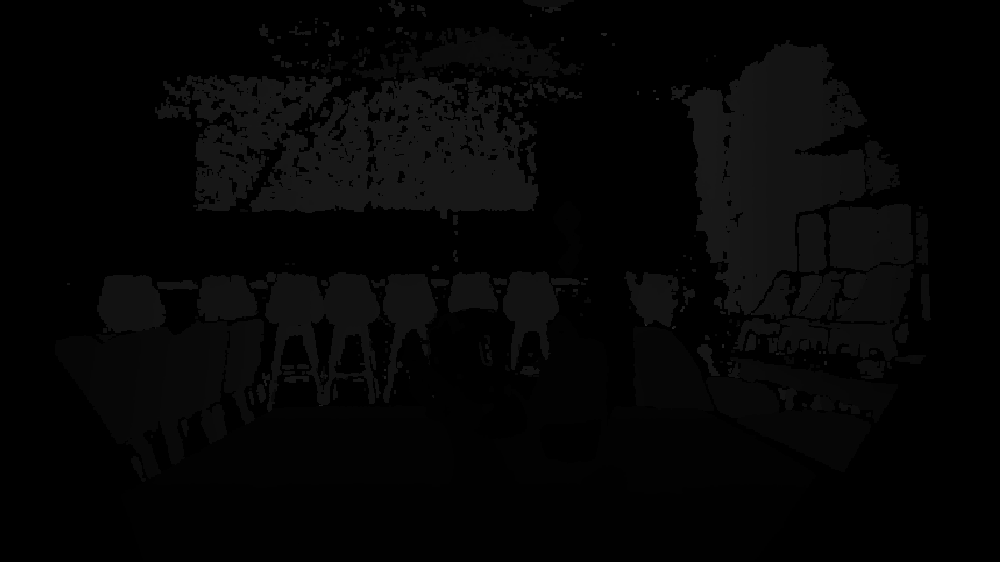
#> input picture multi_metal/scene1/depth/00000.png, 1000 x 562 px, shrunk from 1920 x 1080 before the run; its folder holds only this picture in this run
$ python view_depth_png.py multi_metal/scene1/depth/00000.png -d multi_metal/scene1/depth
#> lines starting #> are read from the running program, lines starting #| are printed output that depends on the picture; after the words box and inside, x2 and y2 are one past the last pixel; in counts of white or black regions, pixels touching at a corner belong together
# -*- coding: utf-8 -*-
"""
查看 capture_femto_bolt_benchmark.py 保存的 16 位单通道深度 PNG（uint16）。

用法（在 conda activate orbbec-benchmark 下）:
  python view_depth_png.py                    # 默认使用脚本同目录下的 depth 文件夹
  python view_depth_png.py depth/00001.png   # 指定文件
  python view_depth_png.py --dir depth       # 指定目录（按数字序浏览）

按键:
  n         下一张
  p         上一张
  r         重新加载当前文件
  + / -     调整伪彩色对比度（收窄/放宽有效深度的分位区间）
  q / ESC   退出
  点击窗口关闭按钮  立即结束进程（与 q 相同）

依赖: numpy, opencv-python（与采集脚本同一 conda 环境即可）
"""

from __future__ import annotations

import argparse
import os
import re
import sys
from typing import List, Optional, Tuple

import cv2
import numpy as np


# [13 lines left out: function _list_depth_pngs, not called in this run]


def _load_depth_u16(path: str) -> Optional[np.ndarray]:
#> called with path = 'multi_metal/scene1/depth/00000.png'
    img = cv2.imread(path, cv2.IMREAD_UNCHANGED)
#> img is the input picture: shape (562, 1000) uint16; min 0, max 11522, mean 1340.5
#| [信息] multi_metal/scene1/depth/00000.png
#|        形状 (562, 1000), dtype=uint16, 有效像素 252845/562000
#|        min=339, max=11522, median=2481.0
    if img is None:
        print(f"[错误] 无法读取: {path}", file=sys.stderr)
        return None
    if img.ndim == 3:
        print("[警告] 图像为多通道，将只取第一通道作为深度。", file=sys.stderr)
        img = img[:, :, 0]
    if img.dtype != np.uint16:
        print(f"[提示] 数据类型为 {img.dtype}，将转为 uint16 显示（可能有截断）。")
        img = np.clip(img, 0, 65535).astype(np.uint16)
    return img


def _depth_to_vis_bgr(
    depth_u16: np.ndarray,
    lo_pct: float,
    hi_pct: float,
) -> np.ndarray:
    """有效深度 >0 的分位数拉伸后伪彩色（与采集脚本预览思路一致）。"""
#> called with lo_pct = 5, hi_pct = 95
    v = depth_u16.astype(np.float32)
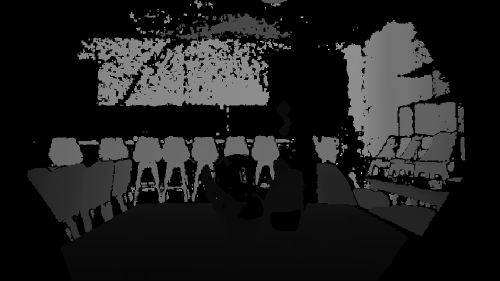
#> v: shape (562, 1000) float32 (shown at 1/2 size); min 0, max 11522, mean 1340.5; drawn with min black and max white
    mask = v > 0
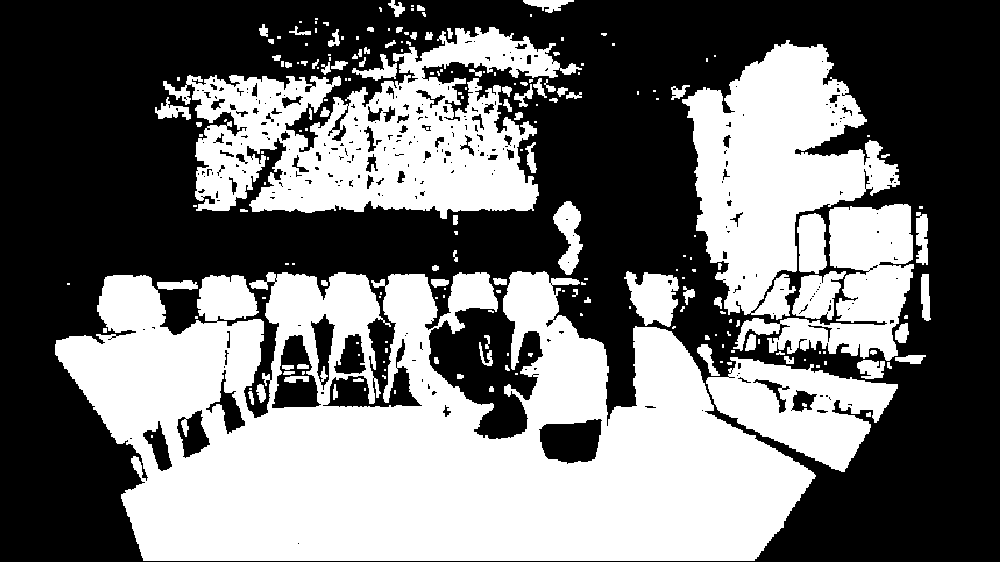
#> mask: shape (562, 1000) bool; 45% white; 213 white regions (119 under 20 px), largest, box (x1, y1, x2, y2) and area: (55, 271, 816, 561) 143771, (163, 27, 582, 219) 39558, (682, 40, 900, 320) 31095
    if not np.any(mask):
        h, w = depth_u16.shape[:2]
        return np.zeros((h, w, 3), dtype=np.uint8)
    vals = v[mask]
    lo = float(np.percentile(vals, lo_pct))
#> lo = 400
    hi = float(np.percentile(vals, hi_pct))
#> hi = 6321
    if hi <= lo:
        hi = lo + 1.0
    u8 = np.zeros_like(v, dtype=np.uint8)
    u8[mask] = np.clip((v[mask] - lo) / (hi - lo) * 255.0, 0, 255).astype(np.uint8)
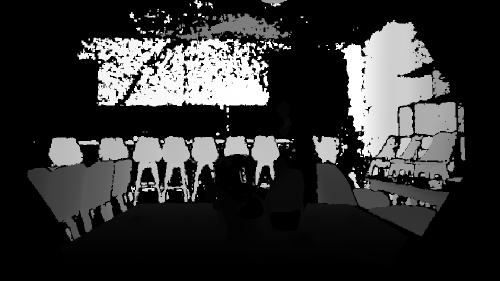
#> u8: shape (562, 1000) (shown at 1/2 size); min 0, max 255, mean 49.7
    return cv2.applyColorMap(u8, cv2.COLORMAP_JET)
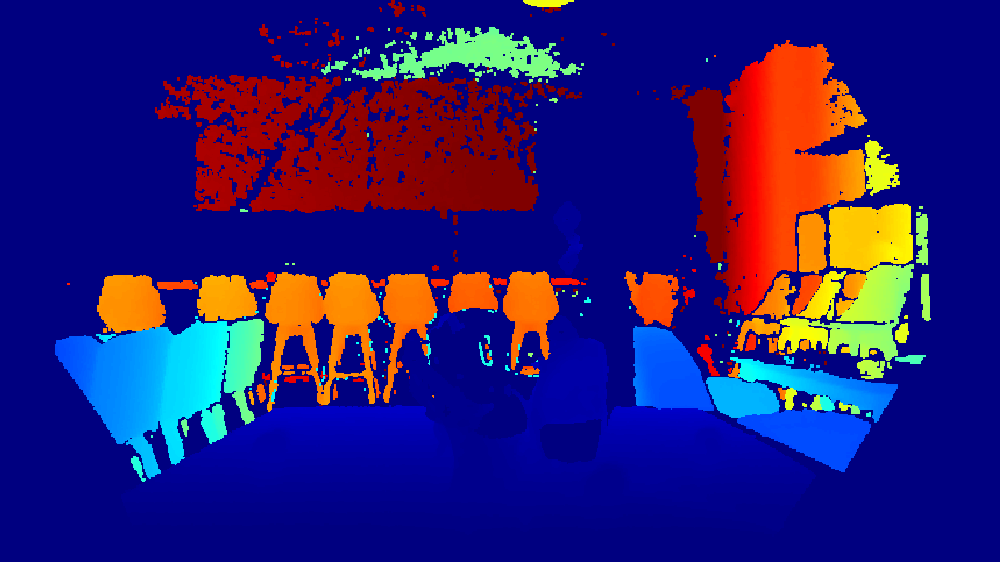
#> returned value: shape (562, 1000, 3); mean of channels 0, 1, 2 114.2, 27.9, 42.9; drawn as B, G, R


def _window_was_closed(win: str) -> bool:
    """
    检测用户是否已关闭 HighGUI 窗口（点击 X）。
    关闭后 getWindowProperty 一般为 -1，或抛出 cv2.error。
    """
    try:
        v = cv2.getWindowProperty(win, cv2.WND_PROP_VISIBLE)
    except cv2.error:
        return True
    # 窗口已销毁时一般为 -1；可见时 >= 0。仅用 <0 判断关闭，避免把最小化(0)当成退出。
    return float(v) < 0


def _print_stats(path: str, depth: np.ndarray) -> None:
    valid = depth[depth > 0]
    print(
        f"[信息] {path}\n"
        f"       形状 {depth.shape}, dtype={depth.dtype}, "
        f"有效像素 {valid.size}/{depth.size}"
    )
    if valid.size:
        print(
            f"       min={int(valid.min())}, max={int(valid.max())}, "
            f"median={float(np.median(valid)):.1f}"
        )
    else:
        print("       （无大于 0 的深度值）")


def main() -> None:
    root = os.path.abspath(os.path.dirname(__file__))
    ap = argparse.ArgumentParser(description="查看 16 位深度 PNG")
    ap.add_argument(
        "path",
        nargs="?",
        default=None,
        help="深度 PNG 路径；省略则打开 --dir 中按数字排序的第一张",
    )
    ap.add_argument(
        "--dir",
        "-d",
        default=None,
        help="深度图目录（默认: 脚本目录下的 depth）",
    )
    args = ap.parse_args()

    depth_dir = os.path.normpath(
        args.dir if args.dir is not None else os.path.join(root, "output-test\depth")
    )

    files: List[str] = []
    idx = 0

    if args.path:
        one = os.path.abspath(args.path)
        if not os.path.isfile(one):
            print(f"[错误] 文件不存在: {one}", file=sys.stderr)
            sys.exit(1)
        # 若该文件所在目录与 depth_dir 一致，则加载整目录便于 n/p 切换
        if os.path.normpath(os.path.dirname(one)) == os.path.normpath(depth_dir):
            files = _list_depth_pngs(depth_dir)
            if one in files:
                idx = files.index(one)
            else:
                files = [one]
                idx = 0
        else:
            files = [one]
            idx = 0
    else:
        files = _list_depth_pngs(depth_dir)
        if not files:
            print(f"[错误] 目录中无 00000.png 形式的 PNG: {depth_dir}", file=sys.stderr)
            sys.exit(1)

    lo_pct, hi_pct = 5.0, 95.0
    win = "Depth viewer (16-bit PNG, pseudo color)"
    cv2.namedWindow(win, cv2.WINDOW_NORMAL)

    while 0 <= idx < len(files):
        path = files[idx]
        depth = _load_depth_u16(path)
        if depth is None:
            idx += 1
            continue
        _print_stats(path, depth)
        vis = _depth_to_vis_bgr(depth, lo_pct, hi_pct)
        cv2.imshow(win, vis)
        print(
            f"[信息] 伪彩色分位数: {lo_pct:.0f}%～{hi_pct:.0f}%（+/- 调整对比度，r 重载当前文件）"
        )

        while True:
            if _window_was_closed(win):
                print("[信息] 检测到窗口已关闭，退出。")
                cv2.destroyAllWindows()
                return
            _wk = cv2.waitKeyEx if hasattr(cv2, "waitKeyEx") else cv2.waitKey
            k = _wk(30)
#> (key q is pressed here)
            if _window_was_closed(win):
                print("[信息] 检测到窗口已关闭，退出。")
                cv2.destroyAllWindows()
                return
            if k == -1:
                continue
            lo = k & 0xFF
            if lo in (ord("q"), ord("Q")) or k == 27:
                cv2.destroyAllWindows()
                return
            if lo in (ord("n"), ord("N")):
                if idx < len(files) - 1:
                    idx += 1
                    break
                print("[提示] 已是最后一张。")
            if lo in (ord("p"), ord("P")):
                if idx > 0:
                    idx -= 1
                    break
                print("[提示] 已是第一张。")
            if lo in (ord("r"), ord("R")):
                break
            if lo in (ord("+"), ord("=")):
                # 收窄分位区间 → 拉伸中间细节，观感上对比度增强
                lo_pct = min(45.0, lo_pct + 1.0)
                hi_pct = max(55.0, hi_pct - 1.0)
                if hi_pct <= lo_pct + 1.0:
                    hi_pct = lo_pct + 2.0
                vis = _depth_to_vis_bgr(depth, lo_pct, hi_pct)
                cv2.imshow(win, vis)
            elif lo in (ord("-"), ord("_")):
                lo_pct = max(0.0, lo_pct - 1.0)
                hi_pct = min(100.0, hi_pct + 1.0)
                if hi_pct <= lo_pct + 1.0:
                    hi_pct = lo_pct + 2.0
                vis = _depth_to_vis_bgr(depth, lo_pct, hi_pct)
                cv2.imshow(win, vis)

    cv2.destroyAllWindows()


if __name__ == "__main__":
    main()

$ run again, on multi_metal/scene1/depth/00032.png
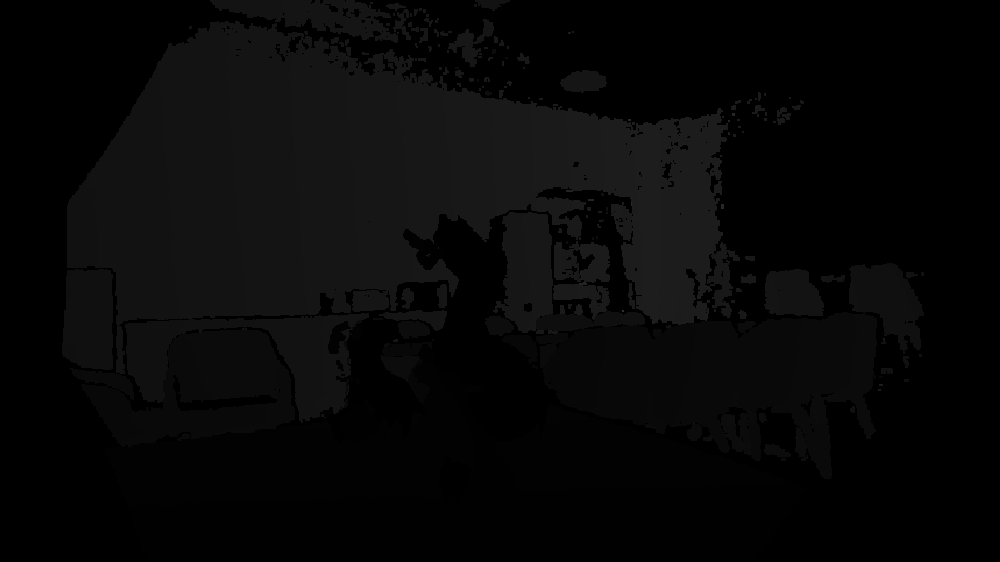
#> input picture multi_metal/scene1/depth/00032.png, 1000 x 562 px, shrunk from 1920 x 1080 before the run
#> in _load_depth_u16, img is the input picture: shape (562, 1000) uint16; min 0, max 12165, mean 1958.6
#| [信息] multi_metal/scene1/depth/00032.png
#|        形状 (562, 1000), dtype=uint16, 有效像素 304220/562000
#|        min=362, max=12165, median=4369.0
#> in _depth_to_vis_bgr, `mask = v > 0`:
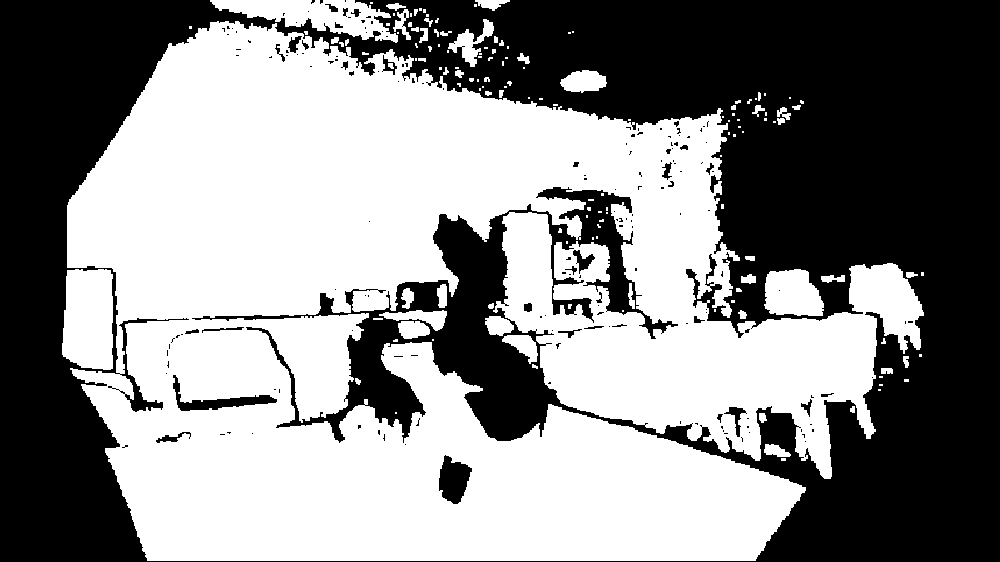
#> mask: shape (562, 1000) bool; 54.1% white; 175 black regions (142 under 20 px), largest, box (x1, y1, x2, y2) and area: (0, 0, 1000, 562) 253306, (439, 455, 472, 504) 1061, (173, 375, 277, 411) 956
#> lo = 424
#> hi = 7222
#> in _depth_to_vis_bgr, `return cv2.applyColorMap(u8, cv2.COLORMAP_JET)`:
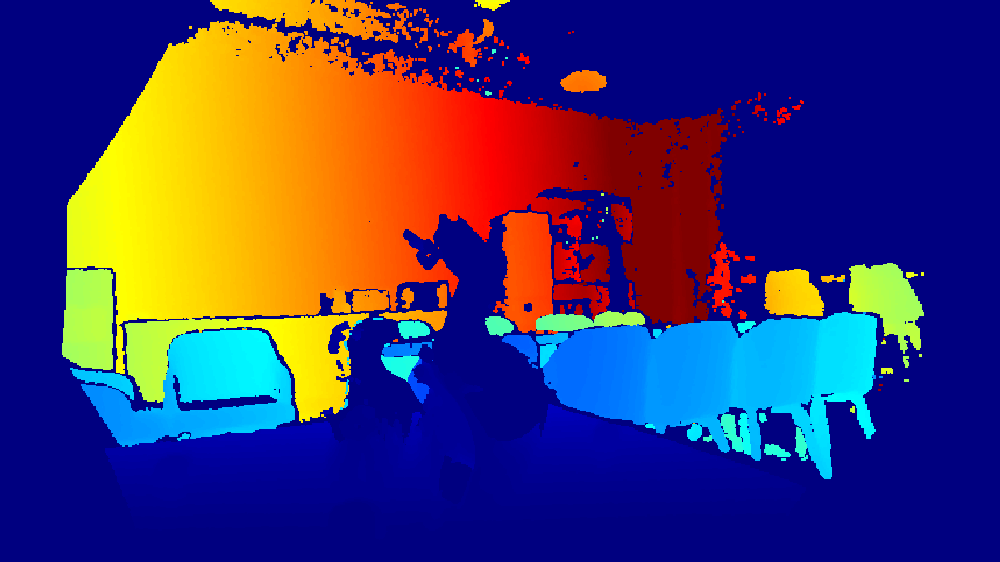
#> returned value: shape (562, 1000, 3); mean of channels 0, 1, 2 105.7, 55.9, 67.6; drawn as B, G, R

$ run again, on multi_metal/scene1/depth/00050.png
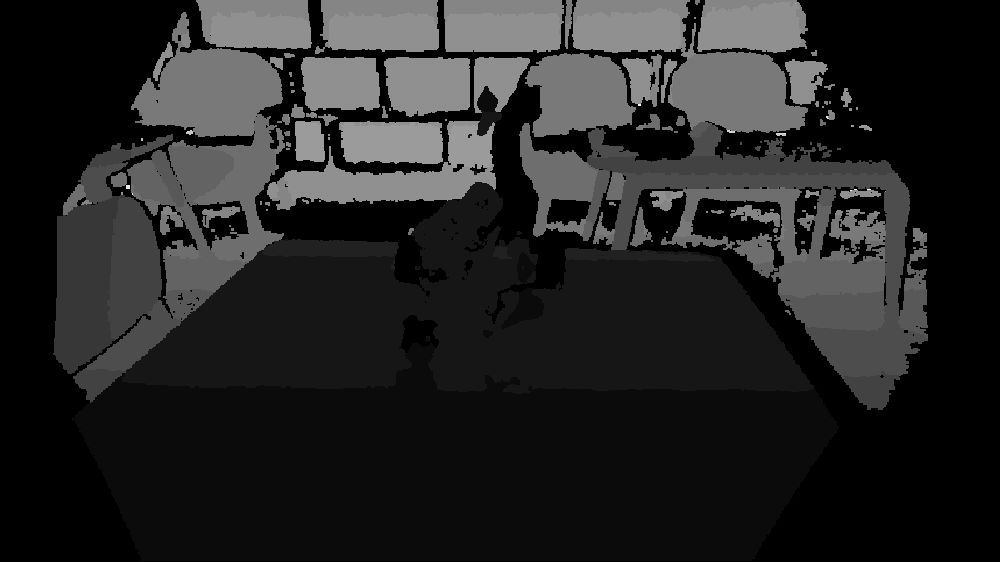
#> input picture multi_metal/scene1/depth/00050.png, 1000 x 562 px, shrunk from 1920 x 1080 before the run
#> in _load_depth_u16, img is the input picture: shape (562, 1000) uint16; min 0, max 6045, mean 953.5
#| [信息] multi_metal/scene1/depth/00050.png
#|        形状 (562, 1000), dtype=uint16, 有效像素 362482/562000
#|        min=339, max=6045, median=650.0
#> in _depth_to_vis_bgr, `mask = v > 0`:
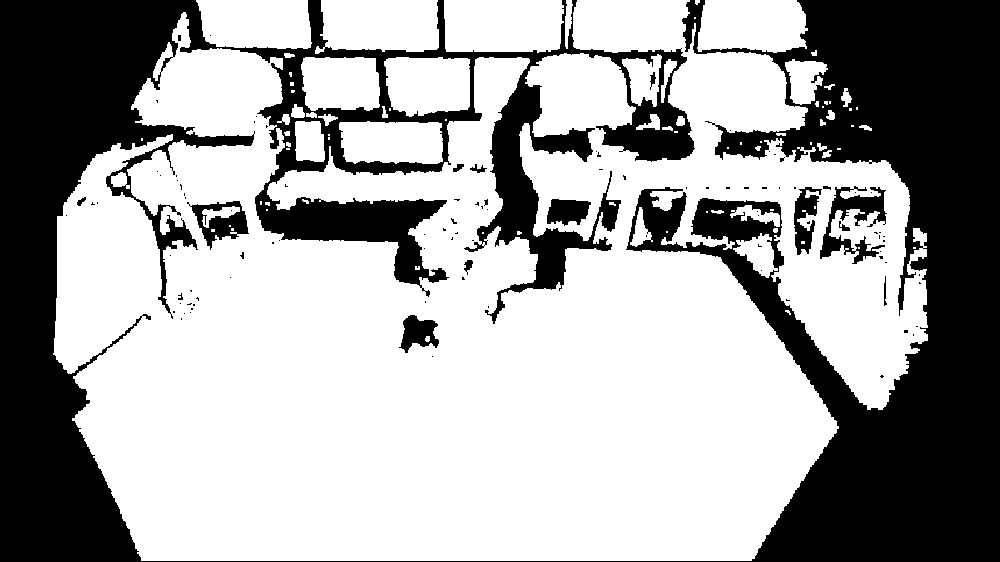
#> mask: shape (562, 1000) bool; 64.5% white; 102 black regions (88 under 20 px), largest, box (x1, y1, x2, y2) and area: (0, 0, 1000, 562) 192701, (820, 186, 887, 264) 1991, (187, 201, 249, 250) 1295
#> lo = 375
#> hi = 3445
#> in _depth_to_vis_bgr, `return cv2.applyColorMap(u8, cv2.COLORMAP_JET)`:
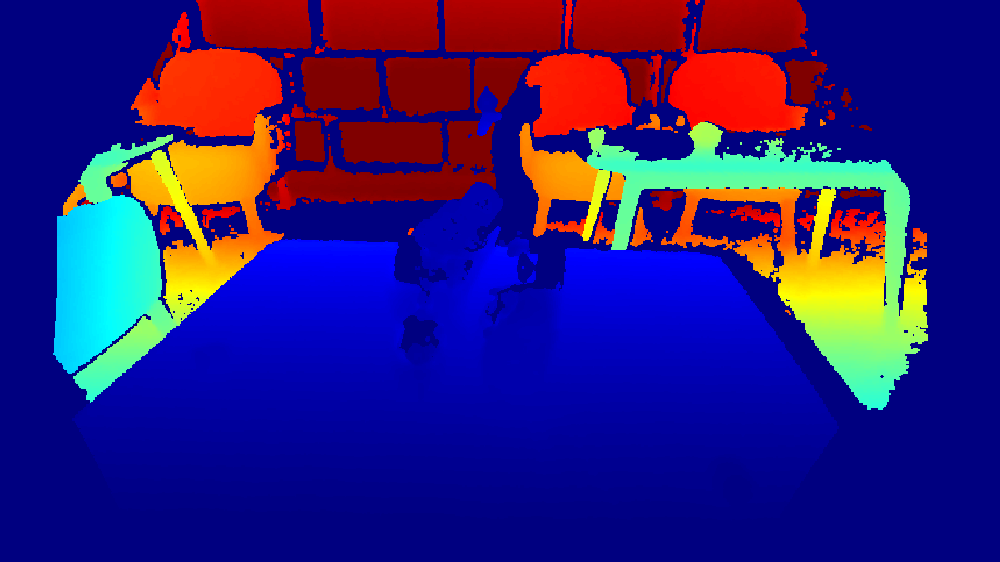
#> returned value: shape (562, 1000, 3); mean of channels 0, 1, 2 119.1, 29.9, 48.3; drawn as B, G, R
